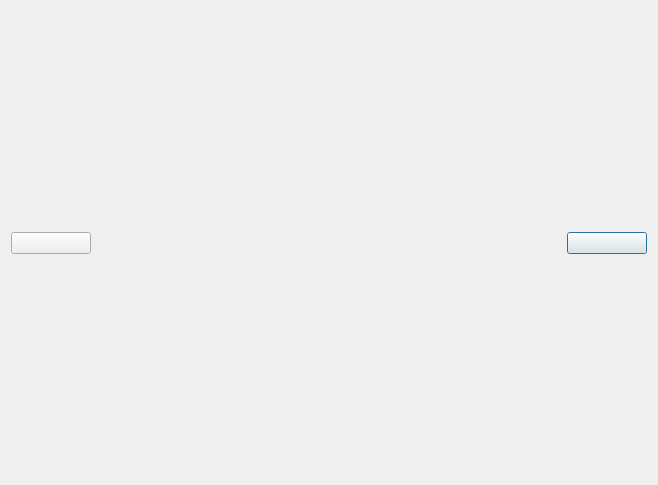
<?xml version="1.0" encoding="UTF-8"?>
<ui version="4.0">
 <class>PicShow</class>
 <widget class="QDialog" name="PicShow">
  <property name="geometry">
   <rect>
    <x>0</x>
    <y>0</y>
    <width>658</width>
    <height>485</height>
   </rect>
  </property>
  <property name="windowTitle">
   <string>Dialog</string>
  </property>
  <layout class="QVBoxLayout" name="verticalLayout">
   <item>
    <layout class="QGridLayout" name="gridLayout">
     <item row="1" column="4">
      <widget class="QWidget" name="widget_2" native="true">
       <property name="minimumSize">
        <size>
         <width>80</width>
         <height>0</height>
        </size>
       </property>
       <property name="maximumSize">
        <size>
         <width>80</width>
         <height>16777215</height>
        </size>
       </property>
       <layout class="QHBoxLayout" name="horizontalLayout_2">
        <property name="leftMargin">
         <number>0</number>
        </property>
        <property name="topMargin">
         <number>0</number>
        </property>
        <property name="rightMargin">
         <number>0</number>
        </property>
        <property name="bottomMargin">
         <number>0</number>
        </property>
        <item>
         <widget class="PicButton" name="nextBtn">
          <property name="text">
           <string/>
          </property>
         </widget>
        </item>
       </layout>
      </widget>
     </item>
     <item row="1" column="1">
      <spacer name="horizontalSpacer">
       <property name="orientation">
        <enum>Qt::Orientation::Horizontal</enum>
       </property>
       <property name="sizeHint" stdset="0">
        <size>
         <width>40</width>
         <height>20</height>
        </size>
       </property>
      </spacer>
     </item>
     <item row="1" column="2">
      <widget class="QLabel" name="label">
       <property name="text">
        <string/>
       </property>
      </widget>
     </item>
     <item row="1" column="0">
      <widget class="QWidget" name="widget" native="true">
       <property name="minimumSize">
        <size>
         <width>80</width>
         <height>0</height>
        </size>
       </property>
       <property name="maximumSize">
        <size>
         <width>80</width>
         <height>16777215</height>
        </size>
       </property>
       <layout class="QHBoxLayout" name="horizontalLayout">
        <property name="leftMargin">
         <number>0</number>
        </property>
        <property name="topMargin">
         <number>0</number>
        </property>
        <property name="rightMargin">
         <number>0</number>
        </property>
        <property name="bottomMargin">
         <number>0</number>
        </property>
        <item>
         <widget class="PicButton" name="previousBtn">
          <property name="text">
           <string/>
          </property>
         </widget>
        </item>
       </layout>
      </widget>
     </item>
     <item row="1" column="3">
      <spacer name="horizontalSpacer_2">
       <property name="orientation">
        <enum>Qt::Orientation::Horizontal</enum>
       </property>
       <property name="sizeHint" stdset="0">
        <size>
         <width>40</width>
         <height>20</height>
        </size>
       </property>
      </spacer>
     </item>
     <item row="0" column="2">
      <spacer name="verticalSpacer">
       <property name="orientation">
        <enum>Qt::Orientation::Vertical</enum>
       </property>
       <property name="sizeHint" stdset="0">
        <size>
         <width>20</width>
         <height>40</height>
        </size>
       </property>
      </spacer>
     </item>
     <item row="2" column="2">
      <spacer name="verticalSpacer_2">
       <property name="orientation">
        <enum>Qt::Orientation::Vertical</enum>
       </property>
       <property name="sizeHint" stdset="0">
        <size>
         <width>20</width>
         <height>40</height>
        </size>
       </property>
      </spacer>
     </item>
    </layout>
   </item>
  </layout>
 </widget>
 <customwidgets>
  <customwidget>
   <class>PicButton</class>
   <extends>QPushButton</extends>
   <header>picbutton.h</header>
  </customwidget>
 </customwidgets>
 <resources/>
 <connections/>
</ui>
